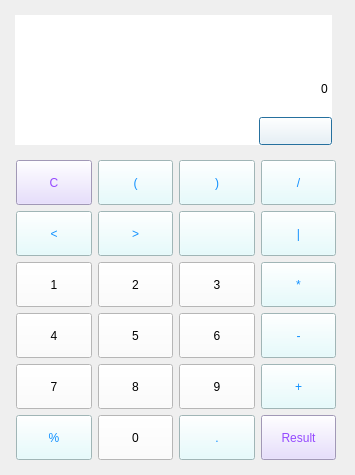
<?xml version="1.0" encoding="UTF-8"?>
<ui version="4.0">
 <class>Dialog</class>
 <widget class="QDialog" name="Dialog">
  <property name="geometry">
   <rect>
    <x>0</x>
    <y>0</y>
    <width>355</width>
    <height>475</height>
   </rect>
  </property>
  <property name="minimumSize">
   <size>
    <width>355</width>
    <height>475</height>
   </size>
  </property>
  <property name="maximumSize">
   <size>
    <width>355</width>
    <height>475</height>
   </size>
  </property>
  <property name="windowTitle">
   <string>Dialog</string>
  </property>
  <property name="windowIcon">
   <iconset>
    <normaloff>../image/calculator.ico</normaloff>
    <disabledon>../image/delete.jpg</disabledon>../image/calculator.ico</iconset>
  </property>
  <widget class="QWidget" name="widget" native="true">
   <property name="geometry">
    <rect>
     <x>15</x>
     <y>15</y>
     <width>317</width>
     <height>130</height>
    </rect>
   </property>
   <property name="styleSheet">
    <string notr="true">background-color: rgb(255, 255, 255);</string>
   </property>
   <layout class="QGridLayout" name="gridLayout_2">
    <property name="leftMargin">
     <number>0</number>
    </property>
    <property name="topMargin">
     <number>0</number>
    </property>
    <property name="rightMargin">
     <number>0</number>
    </property>
    <property name="bottomMargin">
     <number>0</number>
    </property>
    <item row="2" column="0">
     <spacer name="horizontalSpacer">
      <property name="orientation">
       <enum>Qt::Horizontal</enum>
      </property>
      <property name="sizeHint" stdset="0">
       <size>
        <width>238</width>
        <height>20</height>
       </size>
      </property>
     </spacer>
    </item>
    <item row="0" column="0" colspan="2">
     <widget class="QLineEdit" name="q_lineEdit">
      <property name="minimumSize">
       <size>
        <width>0</width>
        <height>45</height>
       </size>
      </property>
      <property name="styleSheet">
       <string notr="true">font: 20pt &quot;1훈핑크풍차 R&quot;;</string>
      </property>
      <property name="text">
       <string/>
      </property>
      <property name="frame">
       <bool>false</bool>
      </property>
      <property name="alignment">
       <set>Qt::AlignRight|Qt::AlignTrailing|Qt::AlignVCenter</set>
      </property>
     </widget>
    </item>
    <item row="1" column="0" colspan="2">
     <widget class="QLineEdit" name="a_lineEdit">
      <property name="minimumSize">
       <size>
        <width>0</width>
        <height>45</height>
       </size>
      </property>
      <property name="styleSheet">
       <string notr="true">font: 23pt &quot;1훈핑크풍차 R&quot;;</string>
      </property>
      <property name="text">
       <string>0</string>
      </property>
      <property name="frame">
       <bool>false</bool>
      </property>
      <property name="alignment">
       <set>Qt::AlignRight|Qt::AlignTrailing|Qt::AlignVCenter</set>
      </property>
     </widget>
    </item>
    <item row="2" column="1">
     <widget class="QPushButton" name="del_pushButton">
      <property name="minimumSize">
       <size>
        <width>73</width>
        <height>28</height>
       </size>
      </property>
      <property name="text">
       <string/>
      </property>
     </widget>
    </item>
   </layout>
  </widget>
  <widget class="QWidget" name="">
   <property name="geometry">
    <rect>
     <x>16</x>
     <y>160</y>
     <width>320</width>
     <height>302</height>
    </rect>
   </property>
   <layout class="QGridLayout" name="gridLayout">
    <item row="5" column="1">
     <widget class="QPushButton" name="num_pushButton_0">
      <property name="minimumSize">
       <size>
        <width>0</width>
        <height>45</height>
       </size>
      </property>
      <property name="styleSheet">
       <string notr="true">background-color: rgb(255, 255, 255);
font: 18pt &quot;1훈핑크풍차 R&quot;;</string>
      </property>
      <property name="text">
       <string>0</string>
      </property>
     </widget>
    </item>
    <item row="2" column="3">
     <widget class="QPushButton" name="sing_pushButton_2">
      <property name="minimumSize">
       <size>
        <width>0</width>
        <height>45</height>
       </size>
      </property>
      <property name="styleSheet">
       <string notr="true">font: 18pt &quot;1훈핑크풍차 R&quot;;
color: rgb(16, 144, 255);
background-color: rgb(224, 253, 255);</string>
      </property>
      <property name="text">
       <string>*</string>
      </property>
     </widget>
    </item>
    <item row="2" column="1">
     <widget class="QPushButton" name="num_pushButton_2">
      <property name="minimumSize">
       <size>
        <width>0</width>
        <height>45</height>
       </size>
      </property>
      <property name="styleSheet">
       <string notr="true">background-color: rgb(255, 255, 255);
font: 18pt &quot;1훈핑크풍차 R&quot;;</string>
      </property>
      <property name="text">
       <string>2</string>
      </property>
     </widget>
    </item>
    <item row="4" column="2">
     <widget class="QPushButton" name="num_pushButton_9">
      <property name="minimumSize">
       <size>
        <width>0</width>
        <height>45</height>
       </size>
      </property>
      <property name="styleSheet">
       <string notr="true">background-color: rgb(255, 255, 255);
font: 18pt &quot;1훈핑크풍차 R&quot;;</string>
      </property>
      <property name="text">
       <string>9</string>
      </property>
     </widget>
    </item>
    <item row="3" column="2">
     <widget class="QPushButton" name="num_pushButton_6">
      <property name="minimumSize">
       <size>
        <width>0</width>
        <height>45</height>
       </size>
      </property>
      <property name="styleSheet">
       <string notr="true">background-color: rgb(255, 255, 255);
font: 18pt &quot;1훈핑크풍차 R&quot;;</string>
      </property>
      <property name="text">
       <string>6</string>
      </property>
     </widget>
    </item>
    <item row="3" column="1">
     <widget class="QPushButton" name="num_pushButton_5">
      <property name="minimumSize">
       <size>
        <width>0</width>
        <height>45</height>
       </size>
      </property>
      <property name="styleSheet">
       <string notr="true">background-color: rgb(255, 255, 255);
font: 18pt &quot;1훈핑크풍차 R&quot;;</string>
      </property>
      <property name="text">
       <string>5</string>
      </property>
     </widget>
    </item>
    <item row="3" column="3">
     <widget class="QPushButton" name="sing_pushButton_3">
      <property name="minimumSize">
       <size>
        <width>0</width>
        <height>45</height>
       </size>
      </property>
      <property name="styleSheet">
       <string notr="true">font: 18pt &quot;1훈핑크풍차 R&quot;;
color: rgb(16, 144, 255);
background-color: rgb(224, 253, 255);</string>
      </property>
      <property name="text">
       <string>-</string>
      </property>
     </widget>
    </item>
    <item row="5" column="0">
     <widget class="QPushButton" name="per_pushButton">
      <property name="minimumSize">
       <size>
        <width>0</width>
        <height>45</height>
       </size>
      </property>
      <property name="styleSheet">
       <string notr="true">font: 18pt &quot;1훈핑크풍차 R&quot;;
color: rgb(16, 144, 255);
background-color: rgb(224, 253, 255);</string>
      </property>
      <property name="text">
       <string>%</string>
      </property>
     </widget>
    </item>
    <item row="2" column="2">
     <widget class="QPushButton" name="num_pushButton_3">
      <property name="minimumSize">
       <size>
        <width>0</width>
        <height>45</height>
       </size>
      </property>
      <property name="styleSheet">
       <string notr="true">background-color: rgb(255, 255, 255);
font: 18pt &quot;1훈핑크풍차 R&quot;;</string>
      </property>
      <property name="text">
       <string>3</string>
      </property>
     </widget>
    </item>
    <item row="4" column="3">
     <widget class="QPushButton" name="sing_pushButton_4">
      <property name="minimumSize">
       <size>
        <width>0</width>
        <height>45</height>
       </size>
      </property>
      <property name="styleSheet">
       <string notr="true">font: 18pt &quot;1훈핑크풍차 R&quot;;
color: rgb(16, 144, 255);
background-color: rgb(224, 253, 255);</string>
      </property>
      <property name="text">
       <string>+</string>
      </property>
     </widget>
    </item>
    <item row="4" column="0">
     <widget class="QPushButton" name="num_pushButton_7">
      <property name="minimumSize">
       <size>
        <width>0</width>
        <height>45</height>
       </size>
      </property>
      <property name="styleSheet">
       <string notr="true">background-color: rgb(255, 255, 255);
font: 18pt &quot;1훈핑크풍차 R&quot;;</string>
      </property>
      <property name="text">
       <string>7</string>
      </property>
     </widget>
    </item>
    <item row="4" column="1">
     <widget class="QPushButton" name="num_pushButton_8">
      <property name="minimumSize">
       <size>
        <width>0</width>
        <height>45</height>
       </size>
      </property>
      <property name="styleSheet">
       <string notr="true">background-color: rgb(255, 255, 255);
font: 18pt &quot;1훈핑크풍차 R&quot;;</string>
      </property>
      <property name="text">
       <string>8</string>
      </property>
     </widget>
    </item>
    <item row="5" column="2">
     <widget class="QPushButton" name="dot_pushButton">
      <property name="minimumSize">
       <size>
        <width>0</width>
        <height>45</height>
       </size>
      </property>
      <property name="styleSheet">
       <string notr="true">font: 18pt &quot;1훈핑크풍차 R&quot;;
color: rgb(16, 144, 255);
background-color: rgb(224, 253, 255);</string>
      </property>
      <property name="text">
       <string>.</string>
      </property>
     </widget>
    </item>
    <item row="5" column="3">
     <widget class="QPushButton" name="result_pushButton">
      <property name="minimumSize">
       <size>
        <width>0</width>
        <height>45</height>
       </size>
      </property>
      <property name="styleSheet">
       <string notr="true">color: rgb(149, 73, 255);
background-color: rgb(225, 213, 255);
font: 18pt &quot;1훈핑크풍차 R&quot;;</string>
      </property>
      <property name="text">
       <string>Result</string>
      </property>
     </widget>
    </item>
    <item row="2" column="0">
     <widget class="QPushButton" name="num_pushButton_1">
      <property name="minimumSize">
       <size>
        <width>0</width>
        <height>45</height>
       </size>
      </property>
      <property name="styleSheet">
       <string notr="true">background-color: rgb(255, 255, 255);
font: 18pt &quot;1훈핑크풍차 R&quot;;</string>
      </property>
      <property name="text">
       <string>1</string>
      </property>
     </widget>
    </item>
    <item row="3" column="0">
     <widget class="QPushButton" name="num_pushButton_4">
      <property name="minimumSize">
       <size>
        <width>0</width>
        <height>45</height>
       </size>
      </property>
      <property name="styleSheet">
       <string notr="true">background-color: rgb(255, 255, 255);
font: 18pt &quot;1훈핑크풍차 R&quot;;</string>
      </property>
      <property name="text">
       <string>4</string>
      </property>
     </widget>
    </item>
    <item row="0" column="0">
     <widget class="QPushButton" name="reset_pushButton">
      <property name="minimumSize">
       <size>
        <width>0</width>
        <height>45</height>
       </size>
      </property>
      <property name="styleSheet">
       <string notr="true">font: 18pt &quot;1훈핑크풍차 R&quot;;
color: rgb(149, 73, 255);
background-color: rgb(225, 213, 255);
</string>
      </property>
      <property name="text">
       <string>C</string>
      </property>
     </widget>
    </item>
    <item row="1" column="0">
     <widget class="QPushButton" name="p_open_pushButton_2">
      <property name="minimumSize">
       <size>
        <width>0</width>
        <height>45</height>
       </size>
      </property>
      <property name="styleSheet">
       <string notr="true">font: 18pt &quot;1훈핑크풍차 R&quot;;
color: rgb(16, 144, 255);
background-color: rgb(224, 253, 255);</string>
      </property>
      <property name="text">
       <string>&lt;</string>
      </property>
     </widget>
    </item>
    <item row="1" column="1">
     <widget class="QPushButton" name="p_close_pushButton_2">
      <property name="minimumSize">
       <size>
        <width>0</width>
        <height>45</height>
       </size>
      </property>
      <property name="styleSheet">
       <string notr="true">font: 18pt &quot;1훈핑크풍차 R&quot;;
color: rgb(16, 144, 255);
background-color: rgb(224, 253, 255);</string>
      </property>
      <property name="text">
       <string>&gt;</string>
      </property>
     </widget>
    </item>
    <item row="1" column="2">
     <widget class="QPushButton" name="and_pushButton">
      <property name="minimumSize">
       <size>
        <width>0</width>
        <height>45</height>
       </size>
      </property>
      <property name="maximumSize">
       <size>
        <width>16777215</width>
        <height>16777215</height>
       </size>
      </property>
      <property name="styleSheet">
       <string notr="true">font: 18pt &quot;1훈핑크풍차 R&quot;;
color: rgb(16, 144, 255);
background-color: rgb(224, 253, 255);</string>
      </property>
      <property name="text">
       <string>&amp;</string>
      </property>
      <property name="icon">
       <iconset>
        <normaloff>../image/and_button.png</normaloff>../image/and_button.png</iconset>
      </property>
     </widget>
    </item>
    <item row="0" column="1">
     <widget class="QPushButton" name="p_open_pushButton">
      <property name="minimumSize">
       <size>
        <width>0</width>
        <height>45</height>
       </size>
      </property>
      <property name="styleSheet">
       <string notr="true">font: 18pt &quot;1훈핑크풍차 R&quot;;
color: rgb(16, 144, 255);
background-color: rgb(224, 253, 255);</string>
      </property>
      <property name="text">
       <string>(</string>
      </property>
     </widget>
    </item>
    <item row="0" column="2">
     <widget class="QPushButton" name="p_close_pushButton">
      <property name="minimumSize">
       <size>
        <width>0</width>
        <height>45</height>
       </size>
      </property>
      <property name="styleSheet">
       <string notr="true">font: 18pt &quot;1훈핑크풍차 R&quot;;
color: rgb(16, 144, 255);
background-color: rgb(224, 253, 255);</string>
      </property>
      <property name="text">
       <string>)</string>
      </property>
     </widget>
    </item>
    <item row="0" column="3">
     <widget class="QPushButton" name="sing_pushButton_1">
      <property name="minimumSize">
       <size>
        <width>0</width>
        <height>45</height>
       </size>
      </property>
      <property name="styleSheet">
       <string notr="true">font: 18pt &quot;1훈핑크풍차 R&quot;;
color: rgb(16, 144, 255);
background-color: rgb(224, 253, 255);</string>
      </property>
      <property name="text">
       <string>/</string>
      </property>
     </widget>
    </item>
    <item row="1" column="3">
     <widget class="QPushButton" name="or_pushButton">
      <property name="minimumSize">
       <size>
        <width>0</width>
        <height>45</height>
       </size>
      </property>
      <property name="styleSheet">
       <string notr="true">font: 18pt &quot;1훈핑크풍차 R&quot;;
color: rgb(16, 144, 255);
background-color: rgb(224, 253, 255);</string>
      </property>
      <property name="text">
       <string>|</string>
      </property>
     </widget>
    </item>
   </layout>
  </widget>
 </widget>
 <resources/>
 <connections/>
</ui>
